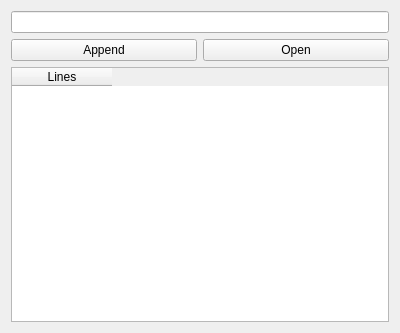
<?xml version="1.0" encoding="UTF-8"?>
<ui version="4.0">
 <class>SubFive</class>
 <widget class="QWidget" name="SubFive">
  <property name="geometry">
   <rect>
    <x>0</x>
    <y>0</y>
    <width>400</width>
    <height>333</height>
   </rect>
  </property>
  <property name="sizePolicy">
   <sizepolicy hsizetype="Expanding" vsizetype="Expanding">
    <horstretch>1</horstretch>
    <verstretch>1</verstretch>
   </sizepolicy>
  </property>
  <property name="windowTitle">
   <string>Form</string>
  </property>
  <layout class="QGridLayout" name="gridLayout">
   <item row="1" column="1">
    <widget class="QPushButton" name="openBtn">
     <property name="text">
      <string>Open</string>
     </property>
     <property name="icon">
      <iconset theme="document-open">
       <normaloff>.</normaloff>.</iconset>
     </property>
    </widget>
   </item>
   <item row="0" column="0" colspan="2">
    <widget class="QLineEdit" name="inp"/>
   </item>
   <item row="1" column="0">
    <widget class="QPushButton" name="saveBtn">
     <property name="text">
      <string>Append</string>
     </property>
     <property name="icon">
      <iconset theme="document-save">
       <normaloff>.</normaloff>.</iconset>
     </property>
    </widget>
   </item>
   <item row="2" column="0" colspan="2">
    <widget class="QTableWidget" name="out">
     <column>
      <property name="text">
       <string>Lines</string>
      </property>
     </column>
    </widget>
   </item>
  </layout>
 </widget>
 <resources/>
 <connections/>
</ui>
